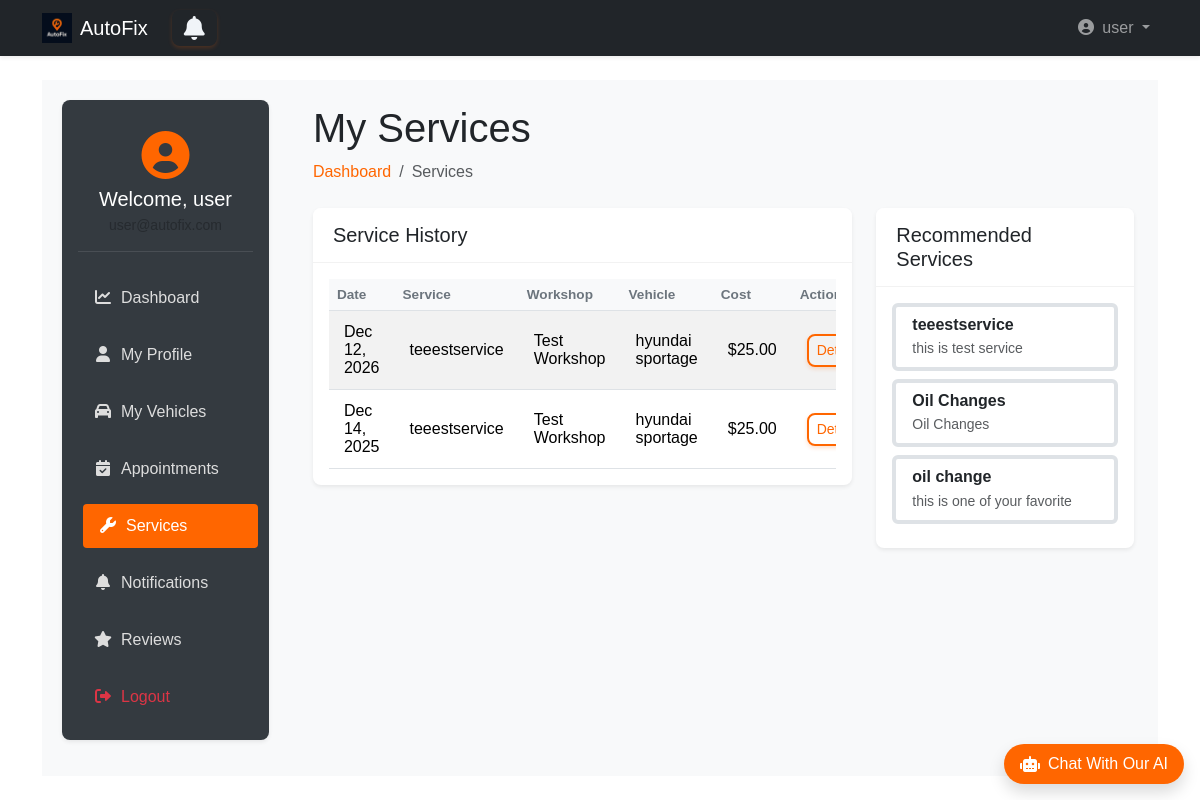
/user_dashboard/user/services (signed in), run on the app's committed database.
### accounts/models.py (models this page shows, shortened)
class User(AbstractUser):
    username = None
    email = models.EmailField(unique=True)
    phone = models.CharField(max_length=15, unique=True, blank=True)
    is_workshop_owner = models.BooleanField(default=False)
    address = models.ForeignKey(Address, on_delete=models.SET_NULL, null=True, blank=True)
    objects = UserManager()
    USERNAME_FIELD = 'email'
    REQUIRED_FIELDS = ['first_name', 'last_name']  # names required for registration
    def get_short_name(self):
        return self.first_name

### bookings/models.py (models this page shows, shortened)
class Booking(models.Model):
    STATUS_CHOICES = [
        ('pending', 'Pending'),
        ('confirmed', 'Confirmed'),
        ('completed', 'Completed'),
        ('canceled', 'Canceled'),
    ]
    user = models.ForeignKey(User, on_delete=models.CASCADE)
    car = models.ForeignKey(Car, on_delete=models.CASCADE, null=True, related_name='car_bookings')
    workshop = models.ForeignKey(Workshop, on_delete=models.CASCADE)
    service = models.ForeignKey(Service, on_delete=models.CASCADE, related_name='booking')
    appointment_date = models.DateTimeField()
    status = models.CharField(max_length=20, choices=STATUS_CHOICES, default='pending')
    created_at = models.DateTimeField(auto_now_add=True)
    objects = BookingManger()
    class Meta:
        ordering = ['-appointment_date']

### workshops/models.py (models this page shows, shortened)
class Service(models.Model):
    workshop = models.ForeignKey(Workshop, on_delete=models.CASCADE, related_name='services')
    name = models.CharField(max_length=255)
    price = models.DecimalField(max_digits=10, decimal_places=2)
    description = models.TextField(blank=True)
    duration = models.PositiveIntegerField(help_text="Duration in minutes")

class Workshop(models.Model):
    name = models.CharField(max_length=255)
    address = models.ForeignKey(Address, on_delete=models.CASCADE)
    phone = models.CharField(max_length=15)
    description = models.TextField(blank=True)
    image = models.ImageField(upload_to='workshops_images/', null=True, blank=True)
    owner = models.OneToOneField(User, on_delete=models.CASCADE, related_name="workshop", null=True)

### cars/models.py (models this page shows, shortened)
class Car(models.Model):
    user = models.ForeignKey(User, on_delete=models.CASCADE)
    make = models.CharField(max_length=255)
    model = models.CharField(max_length=255)
    year = models.IntegerField(null=True, blank=True)
    vin = models.CharField(max_length=17, unique=True)
    objects = CarManager()

### user_dashboard/views.py (the view)
# urls.py: path('user/services', views.services, name='services'),
def services(request):
    if not request.user.is_authenticated and not ( request.user.is_workshop_owner or request.user.is_superuser ):
        return redirect('landing:main')
    current_user = User.objects.get(id = request.user.id)
    region = getattr(request.user.address, 'region', None)
    completed_bookings = Booking.objects.filter(user=request.user, status='completed').select_related('workshop', 'service')
    recomended_service = Service.objects.filter(
        workshop__address__region__iexact=region
        )[:3]
    if recomended_service.exists():
        recomended_service = recomended_service
    else:
        top_rated_services = (
            Service.objects.annotate(avg_rating=Avg('review__rating'))
            .order_by('-avg_rating')[:3]
        )
        recomended_service = top_rated_services
    context = {
        'bookings_service_history': completed_bookings,
        'recomended_services':recomended_service
    }
    return render(request, 'user_dashboard/services.html', context)

### templates/user_dashboard/services.html (shortened to what this page needs)
{% extends 'base2.html' %}
{% load static bootstrap5 %}
{% block extra_css %}
<link rel="stylesheet" href="{% static 'css/user_dashboard.css' %}">
{% endblock %}
{% block content %}
<div class="wrapper d-flex">
    <aside class="sidebar p-3 shadow-sm">
        <div class="user-profile mb-4 text-center">
            <div class="avatar mb-2">
                <i class="fas fa-user-circle fa-3x"></i>
            </div>
            <h5 class="welcome mb-1">Welcome, {{ user.get_short_name }}</h5>
            <small class="text-muted">{{ user.email }}</small>
        </div>
        <nav class="menu d-flex flex-column gap-2">
            <a href="{% url 'user_dashboard:dashboard' %}">
                <i class="fas fa-chart-line me-2"></i>Dashboard
            </a>
            <a href="{% url 'user_dashboard:profile' %}">
                <i class="fas fa-user me-2"></i>My Profile
            </a>
            <a href="{% url 'user_dashboard:vehicles' %}">
                <i class="fas fa-car me-2"></i>My Vehicles
            </a>
            <a href="{% url 'user_dashboard:appointments' %}">
                <i class="fas fa-calendar-check me-2"></i>Appointments
            </a>
            <a href="{% url 'user_dashboard:services' %}" class="active-link">
                <i class="fas fa-wrench me-2"></i>Services
            </a>
            <a href="{% url 'user_dashboard:notifications' %}">
                <i class="fas fa-bell me-2"></i>Notifications
            </a>
            <a href="{% url 'user_dashboard:reviews' %}">
                <i class="fas fa-star me-2"></i>Reviews
            </a>
            <a href="{% url 'accounts:logout' %}" class="text-danger">
                <i class="fas fa-sign-out-alt me-2"></i>Logout
            </a>
        </nav>
    </aside>
    <main class="main-content flex-grow-1 p-4">
        <div class="dashboard-header mb-4">
            <h1>My Services</h1>
            <nav aria-label="breadcrumb">
                <ol class="breadcrumb">
                    <li class="breadcrumb-item"><a class="text-decoration-none" style="color: #ff6600;"
                        href="{% url 'user_dashboard:dashboard' %}">Dashboard</a></li>
                    <li class="breadcrumb-item active" aria-current="page">Services</li>
                </ol>
            </nav>
        </div>
        <div class="row">
            <div class="col-lg-8">
                <div class="card shadow-sm mb-4">
                    <div class="card-header bg-white">
                        <h5 class="mb-0">Service History</h5>
                    </div>
                    <div class="card-body">
                        {% if bookings_service_history %}
                            <div class="table-responsive">
                                <table class="table table-striped">
                                    <thead>
                                        <tr>
                                            <th>Date</th>
                                            <th>Service</th>
                                            <th>Workshop</th>
                                            <th>Vehicle</th>
                                            <th>Cost</th>
                                            <th>Actions</th>
                                        </tr>
                                    </thead>
                                    <tbody>
                                        {% for bookings_service in bookings_service_history %}
                                        <tr>
                                            <td >{{ bookings_service.appointment_date|date:"M d, Y" }}</td>
                                            <td>{{ bookings_service.service.name }}</td>
                                            <td>{{ bookings_service.workshop.name }}</td>
                                            <td>{{ bookings_service.car.make }} {{ bookings_service.car.model }}</td>
                                            <td>${{ bookings_service.service.price }}</td>
                                            <td>
                                                <button class="btn btn-sm btn-outline-primary view-service-details" data-id="{{ bookings_service.service.id }}">Details</button>
                                            </td>
                                        </tr>
                                        {% endfor %}
                                    </tbody>
                                </table>
                            </div>
                        {% else %}
                            <div class="text-center py-5">
                                <i class="fas fa-wrench fa-4x text-muted mb-3"></i>
                                <h5>No service history yet</h5>
                                <p class="text-muted">Your completed services will appear here</p>
                            </div>
                        {% endif %}
                    </div>
                </div>
            </div>
            <div class="col-lg-4">
                <div class="card shadow-sm mb-4">
                    <div class="card-header bg-white">
                        <h5 class="mb-0">Recommended Services</h5>
                    </div>
                    <div class="card-body">
                        {% if recomended_services %}
                           <div class="list-group">
                               {% for service in recomended_services %}
                               <div class="list-group-item border-start border-4 mb-2 rounded">
                                   <div class="d-flex flex-column">
                                       <h6 class="mb-1 fw-semibold text-dark">{{ service.name }}</h6>
                                       <small class="text-muted">{{ service.description }}</small>
                                   </div>
                               </div>
                               {% endfor %}
                           </div>
                        {% else %}
                           <div class="text-center py-4 text-muted">
                               <i class="fas fa-info-circle fa-2x mb-2"></i>
                               <p>No recommended services at the moment.</p>
                           </div>
                        {% endif %}
                    </div>
                </div>
            </div>
        </div>
    </main>
</div>
{% endblock %}

### templates/base2.html (shortened to what this page needs)
{% load static bootstrap5 %}
{% bootstrap_css %}
<!DOCTYPE html>
<html lang="en" dir="{% if LANGUAGE_CODE == 'ar' %}rtl{% else %}ltr{% endif %}">
<head>
    <link rel="stylesheet" href="https://cdnjs.cloudflare.com/ajax/libs/font-awesome/6.4.0/css/all.min.css">
    <link rel="stylesheet" href="{% static 'css/style.css' %}">
    <link rel="stylesheet" href="{% static 'css/ai_style.css' %}">
    {% block extra_css %}
    {% endblock %}
</head>
<body class="d-flex flex-column min-vh-100">
<nav class="navbar navbar-expand-lg navbar-dark bg-dark shadow-sm">
    <div class="container">
        <a class="navbar-brand d-flex align-items-center gap-2" href="{% if user.is_authenticated %}{% url 'landing:dashboard' %}{% else %}{% url 'landing:main' %}{% endif %}">
            <img src="{% static 'img/dark_logo.png' %}" alt="AutoFix" width="30" height="30">
            AutoFix
        </a>
        <a {% if request.user.is_workshop_owner %} href="{% url 'owner_dashboard:notifications' %}"
            {% elif request.user.is_superuser %} href="{% url 'admin_dashboard:notifications' %}"
            {% else %} href="{% url 'user_dashboard:notifications' %}" {% endif %}
            id="notifications-btn" class="btn btn-outline-primary position-relative mx-2">
             <i class="fa fa-bell"></i>
       </a>
        <div class="collapse navbar-collapse" id="navbarMain">
            <ul class="navbar-nav ms-auto">
                {% if user.is_authenticated %}
                    <li class="nav-item dropdown">
                        <a class="nav-link dropdown-toggle" href="#" role="button" data-bs-toggle="dropdown">
                            <i class="fas fa-user-circle me-1"></i> {{ user.get_short_name }}
                        </a>
                    </li>
                {% endif %}
            </ul>
        </div>
    </div>
</nav>
<main class="flex-grow-1 py-4">
    <div class="container">
        {% block content %}
        {% endblock %}
    </div>
</main>
<div id="chat-container" class="position-fixed bottom-0 end-0 mb-3 me-3" style="z-index: 1000;">
    <div id="chat-bubble" class="bg-orange text-white rounded-pill shadow cursor-pointer d-flex align-items-center">
        <div class="d-flex align-items-center px-3 py-2">
            <i class="fas fa-robot me-2"></i>
            <p class="mb-0 fw-medium">Chat With Our AI</p>
        </div>
    </div>
</div>
<link rel="stylesheet" href="https://cdnjs.cloudflare.com/ajax/libs/font-awesome/6.0.0/css/all.min.css">
</body>
</html>

### static/css/style.css (style rules this page uses)
* { margin: 0; padding: 0; box-sizing: border-box; }
body, html { width: 100%; height: 100%; font-family: sans-serif; }
.wrapper { display: flex; height: 100%; }
.sidebar { width: 250px; background: #0d1b2a; color: #e0e1dd; display: flex; flex-direction: column; transition: width 0.3s; }
.menu { list-style: none; flex-grow: 1; }
#notifications-btn { background: none; border: none; font-size: 24px; cursor: pointer; position: relative; }
#notifications-btn .fa-bell { color: #f0f4f8; transition: color 0.3s; }

### static/css/ai_style.css (style rules this page uses)
.bg-orange { background-color: #ff6600 !important; }

### static/css/user_dashboard.css (style rules this page uses)
.wrapper { display: flex; min-height: 80vh; background-color: #f8f9fa; }
.sidebar { width: 250px; background-color: #343a40; color: #fff; border-radius: 8px; position: sticky; top: 20px; height: fit-content; margin: 20px; box-shadow: 0 2px 10px rgba(0, 0, 0, 0.08); }
.sidebar .menu a { color: #ddd; padding: 10px 15px; display: block; border-radius: 4px; transition: all 0.3s; text-decoration: none; margin-bottom: 5px; }
.sidebar .menu a:hover, .sidebar .menu .active-link { background-color: #ff6600; color: #fff; transform: translateX(5px); }
.sidebar .menu a i { width: 20px; text-align: center; }
.main-content { flex-grow: 1; padding: 20px; }
.user-profile { padding: 15px 0; border-bottom: 1px solid rgba(255,255,255,0.1); text-align: center; }
.user-profile .avatar { color: #ff6600; }
.user-profile .welcome { margin-bottom: 5px; font-weight: 500; }
.card { border: none; border-radius: 8px; box-shadow: 0 2px 10px rgba(0, 0, 0, 0.08); transition: all 0.3s; margin-bottom: 20px; }
.card-header { background-color: white; border-bottom: 1px solid rgba(0,0,0,0.05); padding: 15px 20px; border-radius: 8px 8px 0 0 !important; }
.table { margin-bottom: 0; }
.table th { border-top: 0; font-weight: 600; font-size: 0.85rem; color: #6c757d; background-color: #f8f9fa; }
.table td { vertical-align: middle; padding: 12px 15px; }
.btn { border-radius: 8px; font-weight: 500; transition: all 0.3s ease-in-out; }
.btn.btn-outline-primary { border: 2px solid #ff6600; color: #ff6600; background-color: transparent; box-shadow: 0 2px 4px rgba(255, 102, 0, 0.2); }
.bg-white { background-color: white !important; }

### data on the page
User: get_short_name "user"
Booking: appointment_date "Dec 12, 2026", service.name "teeestservice", workshop.name "Test Workshop", car.make "hyundai", car.model "sportage", service.price "25.00"
Booking: appointment_date "Dec 14, 2025", service.name "teeestservice", workshop.name "Test Workshop", car.make "hyundai", car.model "sportage", service.price "25.00"
Service: name "teeestservice", description "this is test service"
Service: name "Oil Changes", description "Oil Changes"
Service: name "oil change", description "this is one of your favorite"
